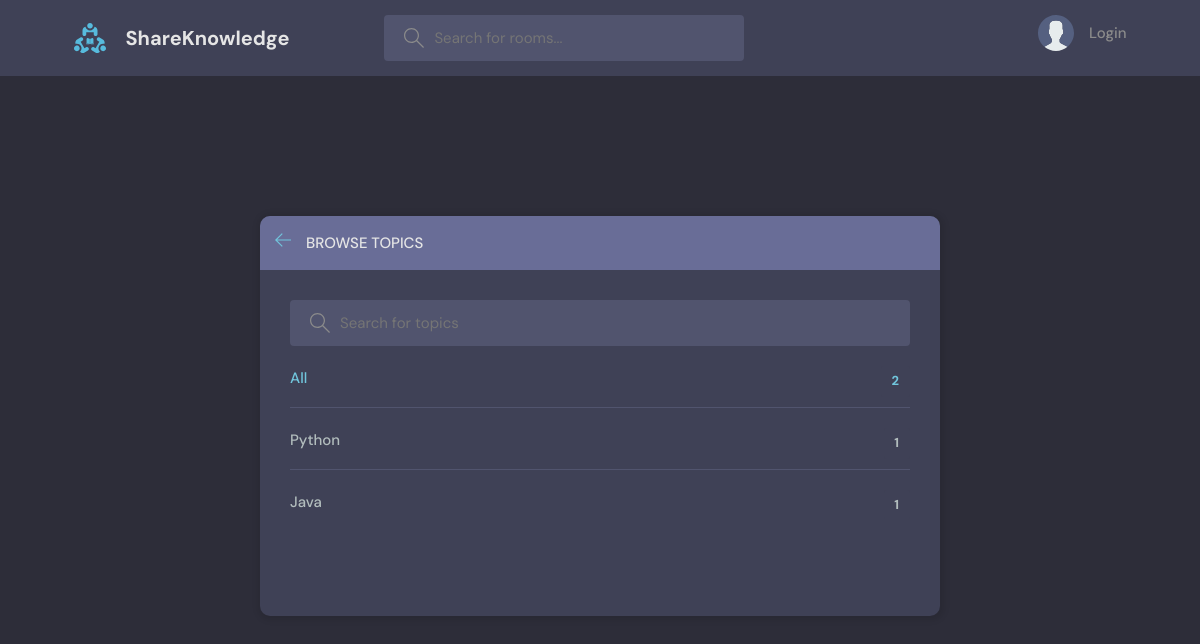
Before: /topics/ with the older database file.
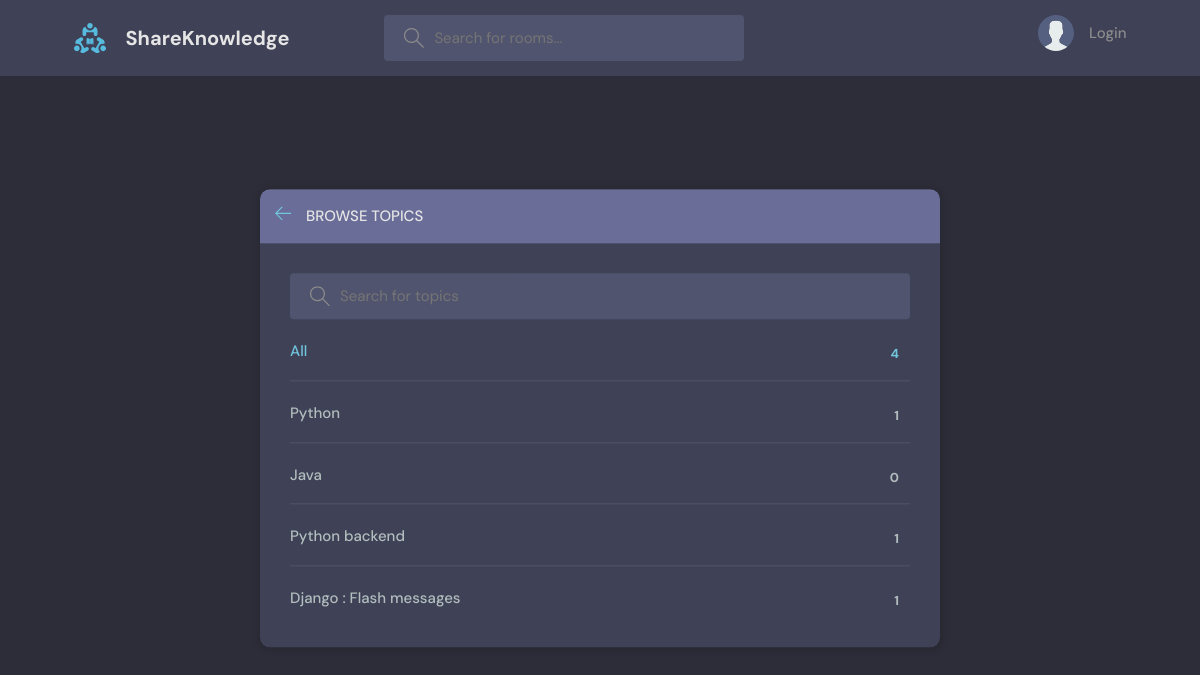
After: the same page with the newer database file.
### base/models.py (models this page shows, shortened)
class Topic(models.Model):
    name = models.CharField(max_length=200)

### base/views.py (the view)
# urls.py: path('topics/', topicsPage, name='topics'),
def topicsPage(request):
    q = request.GET.get('q') if request.GET.get('q') != None else ''
    topics = Topic.objects.filter(name__icontains=q)
    return render(request, 'base/topics.html', {'topics':topics})

### base/templates/base/topics.html (shortened to what this page needs)
{% extends 'main.html' %}
{% block content %}
    <main class="create-room layout">
      <div class="container">
        <div class="layout__box">
          <div class="layout__boxHeader">
            <div class="layout__boxTitle">
              <a href="{% url 'home' %}">
                <svg version="1.1" xmlns="http://www.w3.org/2000/svg" width="32" height="32" viewBox="0 0 32 32">
                  <title>arrow-left</title>
                  <path
                    d="M13.723 2.286l-13.723 13.714 13.719 13.714 1.616-1.611-10.96-10.96h27.625v-2.286h-27.625l10.965-10.965-1.616-1.607z"
                  ></path>
                </svg>
              </a>
              <h3>Browse Topics</h3>
            </div>
          </div>
          <div class="topics-page layout__body">
            <form method="GET" class="header__search">
              <label>
                <input name="q" placeholder="Search for topics" />
              </label>
            </form>
            <ul class="topics__list">
              <li>
                <a href="{% url 'topics' %}"  class="active">All <span>{{topics.count}}</span></a>
              </li>
              {% for topic in topics %}
              <li>
                <a href="{% url 'home' %}?q={{topic.name}}">{{ topic.name}} <span>{{ topic.room_set.all.count }}</span></a>
              </li>
              {% endfor %}
            </ul>
          </div>
        </div>
      </div>
    </main>
{% endblock content %}

Changed rows visible on the page:
computed for Topic "Java": room_set.all.count "1" → "0"
added Topic: name "Python backend", room_set.all.count "1"
added Topic: name "Django : Flash messages", room_set.all.count "1"
Other visible differences:
{{ topics.count }}: "2" → "4"
